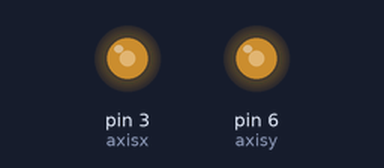
A sketch run on a simulated Arduino Uno, built with avr-gcc and run on an emulated ATmega328P. Parts: output pins drawn as LEDs (lit = HIGH).

Above: at 0.1 s.
Timing chart, 0 to 1.6 s (numbered marks = the images above):
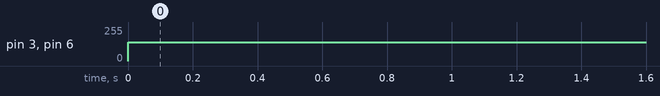

The sketch:

Movimenta__oTheta.ino
```cpp
#include <stdlib.h> // biblioteca para incluir as variáveis com definição de tamanho em bits

#define axisx 3      // Eixo X
#define axisy 6      // Eixo Y

#define minValue 140  // Valor Mínimo dos eixos
#define maxValue 140 // Valor Máximo dos eixos

void setup() {
  Serial.begin(9600);
  pinMode(axisx, OUTPUT);
  pinMode(axisy, OUTPUT);
}

void loop() {
  analogWrite(axisx, minValue);
  analogWrite(axisy, maxValue);

}
```

Measured:
- by itself, pin 3 (axisx), pin 6 (axisy): 0/255 → 140/255 at 0.00 s
